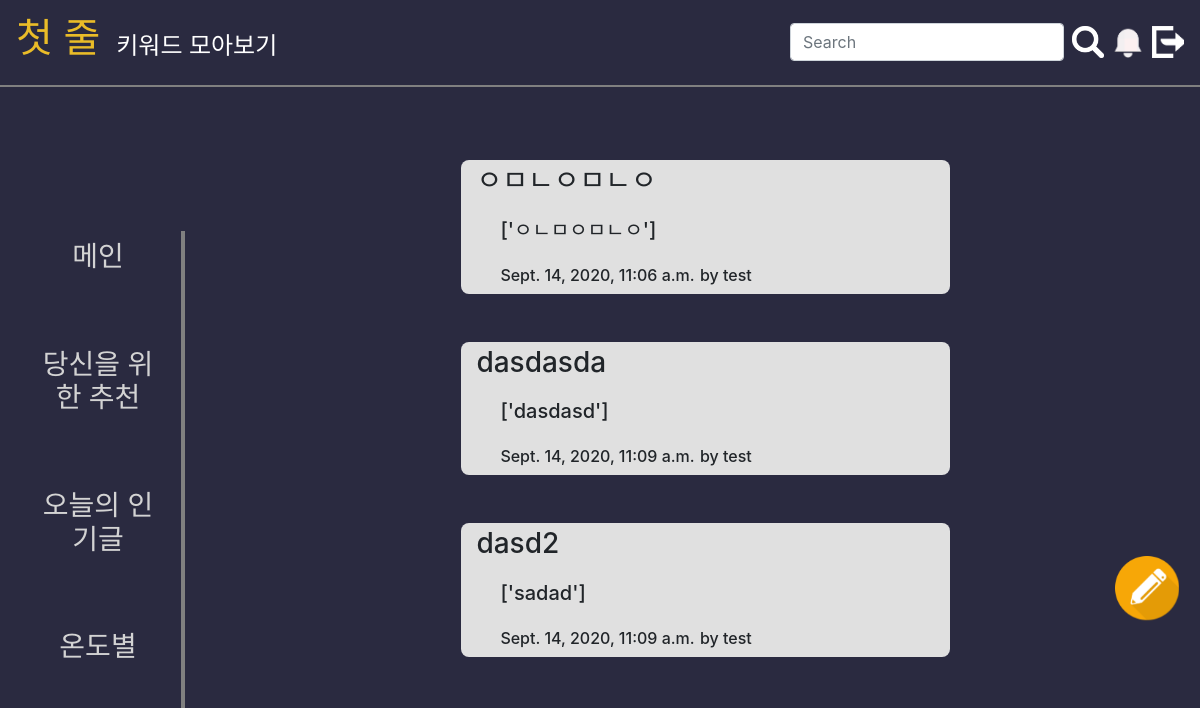
The page /post/all (signed in) on the database as committed earlier.
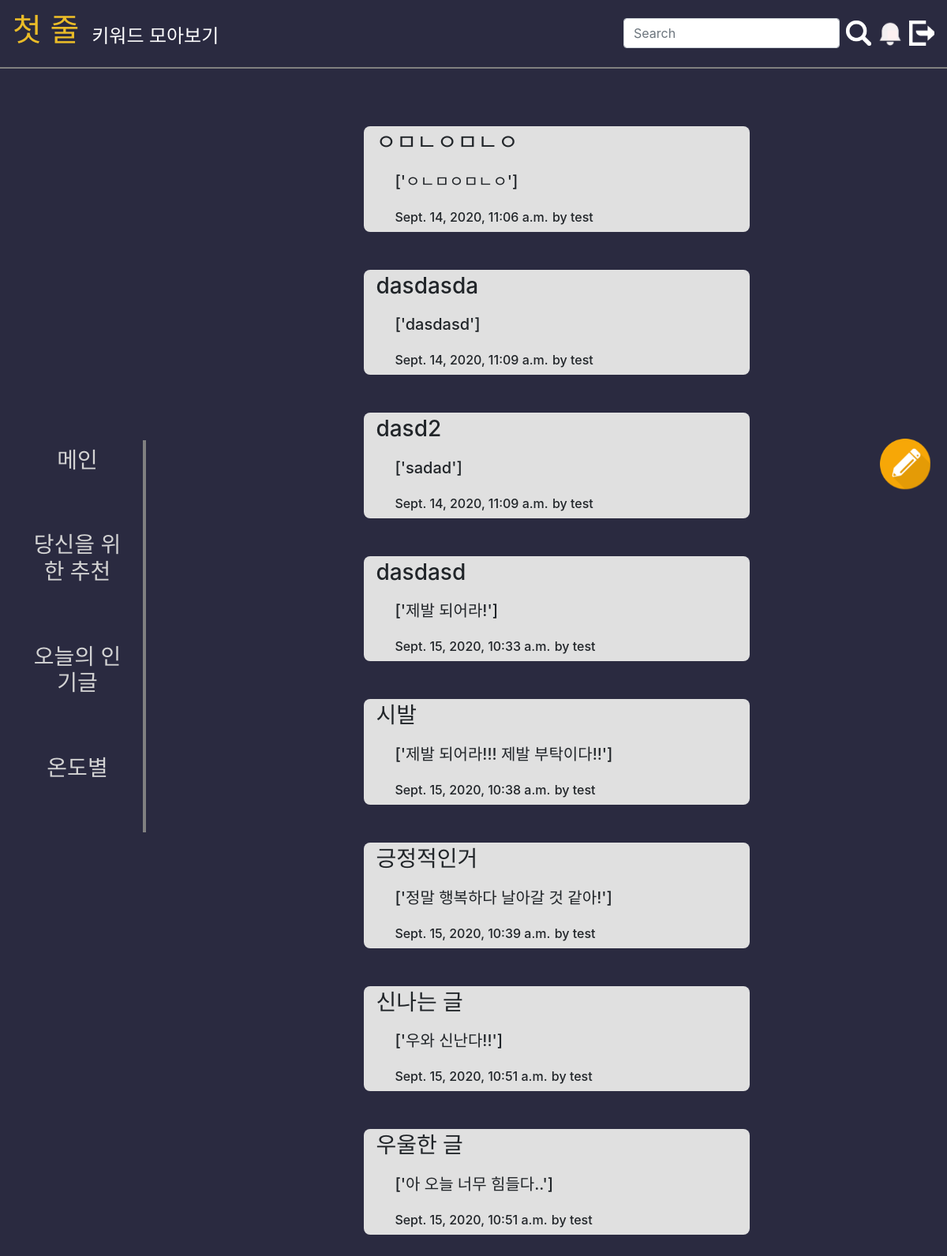
The same page on the database as committed later.
### post/models.py (models this page shows)
class Post(models.Model):
    objects = models.Manager()
    id = models.AutoField(primary_key=True)
    title = models.CharField(max_length = 20, null=False)
    content = models.TextField(max_length = 1000, null=False)
    user_id = models.name = models.ForeignKey(MemberInfo, on_delete=models.CASCADE, null=False)
    date_time= models.DateTimeField(auto_now=True, null=False)
    prob_p = models.FloatField(default = 0)
    prob_dp = models.FloatField(default = 0)
    prob_n = models.FloatField(default = 0)
    temperature = models.FloatField(default = 0)

### member/models.py (models this page shows)
class MemberInfo(models.Model):
    object = models.Manager()
    id = models.CharField(max_length = 20, primary_key = True)
    pw = models.CharField(max_length = 16)
    name = models.CharField(max_length = 10)
    age = models.IntegerField(max_length = 3)           # 100세 시대를 고려
    sex = models.IntegerField(max_length = 1)            # 1: 남성 0: 여성
    email = models.CharField(max_length = 30)
    phoneNumber = models.CharField(max_length = 13)
    address = models.CharField(max_length = 100)
    offerInfoAgree = models.IntegerField(max_length = 1) # 1: 동의  0: 비동의
    offerInfoAgreeDay = models.CharField(max_length = 14)# 년월일시분초  20201116232211
    creationDate = models.CharField(max_length =14)      # 년월일시분초
    classification = models.IntegerField(max_length = 1, null=True) # 관리자 회원 구분

### post/views.py (the view)
# urls.py: path('all', views.read_all, name='read_all' ),
def read_all(request):
    posts = Post.objects.all()
    posts = replace_enter(posts)
    return render(request, 'post/read_hot.html', {'posts' : posts})

### post/views.py (called while the page is built)
def replace_enter(posts):
    for post in posts:
        post.content = post.content.split("\n")
        print(post.content)
        if isinstance(post.content, list):
            try:
                post.content.remove('')
            except Exception as ex:
                continue
    return posts

### post/templates/post/read_hot.html
{% extends "base_user.html" %}
{%  block sidebar %}
    {% include "siderBar_main_user.html" %}
{% endblock%}
{% block contentArea %}
<div class="ml-5 d-flex align-items-center justify-content-center row">
    {% if posts%}
        {% for post  in  posts%}
            {% include "./post_fragment.html" %}
        {% endfor %}
    {% endif %}
</div>
{% endblock contentArea %}
{% block floatingArea %}
    {% include "float_write_button_user.html" %}
{% endblock floatingArea %}

### post/templates/post/post_fragment.html
<div class="ml-5 w-20 col-md-7 mb-5 h-10 post_card pt-1">
    <span id="post_title" class="h3 mr-3">{{post.title}}</span>
    <div id="post_content" class="ml-4 h5 mt-3">{{post.content}}</div>
    <div id="post_state_area" class="ml-4 h5 mt-3">
        <span id="post_time" class="h6">{{post.date_time}}</span>
        <span id="post_user_id" class="h6">by {{post.user_id.id}}</span>
    </div>
</div>

Rows that differ between the two databases and show on the page:
added Post: title "dasdasd", content "['제발 되어라!']", date_time "Sept. 15, 2020, 10:33 a.m.", user_id.id "test"
added Post: title "시발", content "['제발 되어라!!! 제발 부탁이다!!']", date_time "Sept. 15, 2020, 10:38 a.m.", user_id.id "test"
added Post: title "긍정적인거", content "['정말 행복하다 날아갈 것 같아!']", date_time "Sept. 15, 2020, 10:39 a.m.", user_id.id "test"
added Post: title "신나는 글", content "['우와 신난다!!']", date_time "Sept. 15, 2020, 10:51 a.m.", user_id.id "test"
added Post: title "우울한 글", content "['아 오늘 너무 힘들다..']", date_time "Sept. 15, 2020, 10:51 a.m.", user_id.id "test"
